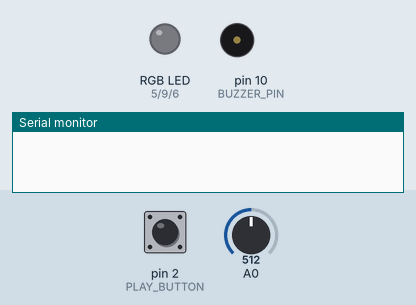
Recording of a sketch running on a simulated Arduino Uno, built with avr-gcc and run on an emulated ATmega328P. Parts: an RGB LED mixed from three pins (HIGH = lit), buzzer (waves = sounding), the last lines printed to the serial monitor. The inputs (shaded band) are chosen by the test bench; at power-on: pin 2 (PLAY_BUTTON) HIGH, A0 = 512. Dim RGB values are drawn brighter than linear; random numbers use the default seed unless the sketch sets one.

Above: at 1.2 s.
1.3 s: pin 2 (PLAY_BUTTON) pulled LOW for 0.15 s
At 1.53 s:
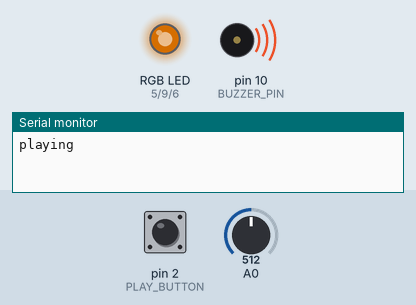
At 3.84 s:
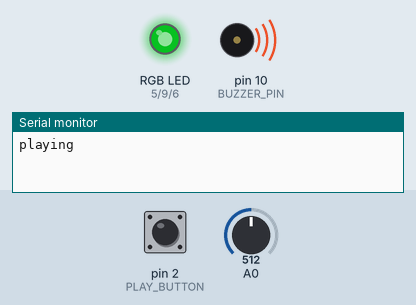
Timing chart, 0 to 16.2 s (numbered marks = the images above; inputs shaded):
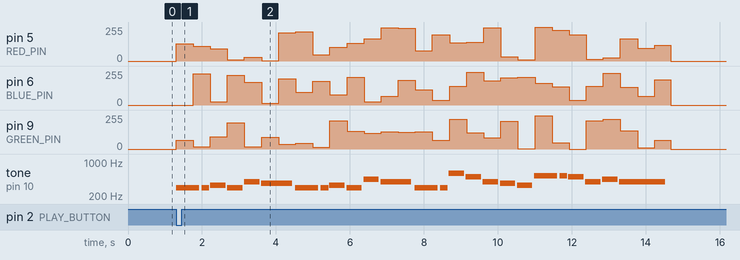

Measured:
- after the input at 1.3 s, pin 5 (RED_PIN): 0/255 → 130/255 at once, → 112/255 0.46 s later, → 91/255 0.46 s later, → 9/255 0.46 s later, … (30 changes in this stretch); pin 6 (BLUE_PIN): 0/255 → 234/255 after 0.46 s, → 24/255 0.46 s later, → 222/255 0.46 s later, → 169/255 0.46 s later, … (29 changes in this stretch)

The sketch:

birthday_song.ino
```cpp
// Global Variables
const byte PLAY_BUTTON = 2;
unsigned long last_interrupt_time = 0;

const byte BUZZER_PIN = 10;

const byte RED_PIN = 5;
const byte BLUE_PIN = 6;
const byte GREEN_PIN = 9;

volatile bool play_melody = false;

// Notes
const int NOTE_C4 = 262;
const int NOTE_D4 = 294;
const int NOTE_E4 = 330;
const int NOTE_FS4 = 370;
const int NOTE_G4 = 392;
const int NOTE_A4 = 440;
const int NOTE_B4 = 494;
const int NOTE_C5 = 523;
const int NOTE_D5 = 587;

// Timing
const int BPM = 130.0;

const int QUARTER = 60000 / BPM; // 1 beat = 1 min/BPM
const int HALF = QUARTER * 2.0;
const int DOTTED = QUARTER * 3.0;

const int DOTTED_QUARTER = QUARTER * 1.5;
const int EIGHTH = QUARTER / 2.0;

int current_note = 0;

unsigned long last_note_time = 0;
unsigned long last_led_time = 0;

const int melody[25] = {NOTE_D4, NOTE_D4, NOTE_E4, NOTE_D4, NOTE_G4, NOTE_FS4,
                      NOTE_D4, NOTE_D4, NOTE_E4, NOTE_D4, NOTE_A4, NOTE_G4,
                      NOTE_D4, NOTE_D4, NOTE_D5, NOTE_B4, NOTE_G4, NOTE_FS4, NOTE_E4,
                      NOTE_C5, NOTE_C5, NOTE_B4, NOTE_G4, NOTE_A4, NOTE_G4};

const int melody_durations[25] = {DOTTED_QUARTER, EIGHTH, QUARTER, QUARTER, QUARTER, HALF,
                                  DOTTED_QUARTER, EIGHTH, QUARTER, QUARTER, QUARTER, HALF,
                                  DOTTED_QUARTER, EIGHTH, QUARTER, QUARTER, QUARTER, QUARTER, QUARTER,
                                  DOTTED_QUARTER, EIGHTH, QUARTER, QUARTER, QUARTER, DOTTED};

void PlayISR() {
  unsigned long current_time = millis();
  if (current_time - last_interrupt_time > 200 && !play_melody) {
    play_melody = true;
    Serial.println("playing");

    last_note_time = 0; // for playing the first note
    last_interrupt_time = current_time;
  }
}

void setup() {
  // put your setup code here, to run once:
  pinMode(PLAY_BUTTON, INPUT_PULLUP);
  attachInterrupt(digitalPinToInterrupt(PLAY_BUTTON), PlayISR, FALLING);

  randomSeed(analogRead(A0));
  pinMode(RED_PIN, OUTPUT);
  pinMode(BLUE_PIN, OUTPUT);
  pinMode(GREEN_PIN, OUTPUT);

  pinMode(BUZZER_PIN, OUTPUT);

  Serial.begin(9600);
}

void loop() {
  unsigned long time = millis();

  if (play_melody) {
    if (last_note_time == 0) {
      tone(BUZZER_PIN, melody[current_note]);
      last_note_time = time;
    }

    else if (time - last_note_time >= melody_durations[current_note]) { // if full duration passed, play the next note
      current_note++;

      if (current_note > 24) { // index check
        noTone(BUZZER_PIN);
        setColor(0, 0, 0);
        randomSeed(analogRead(A0));

        current_note = 0;
        last_note_time = time;
        play_melody = false;
      }

      else {
        tone(BUZZER_PIN, melody[current_note]);
        last_note_time = time;
      }
    }

    else if (time - last_note_time >= melody_durations[current_note] * 0.9) { // stop the sound after 90% of the duration has passed to distinguish seperate notes
      noTone(BUZZER_PIN);
    }
  }

  if (play_melody && time - last_led_time > QUARTER) {
      setColor(random(0, 256), random(0, 256), random(0, 256));
      last_led_time = time;
    }
}

void setColor(int red_value, int green_value, int blue_value) {
  analogWrite(RED_PIN, red_value);
  analogWrite(GREEN_PIN, green_value);
  analogWrite(BLUE_PIN, blue_value);
}
```
